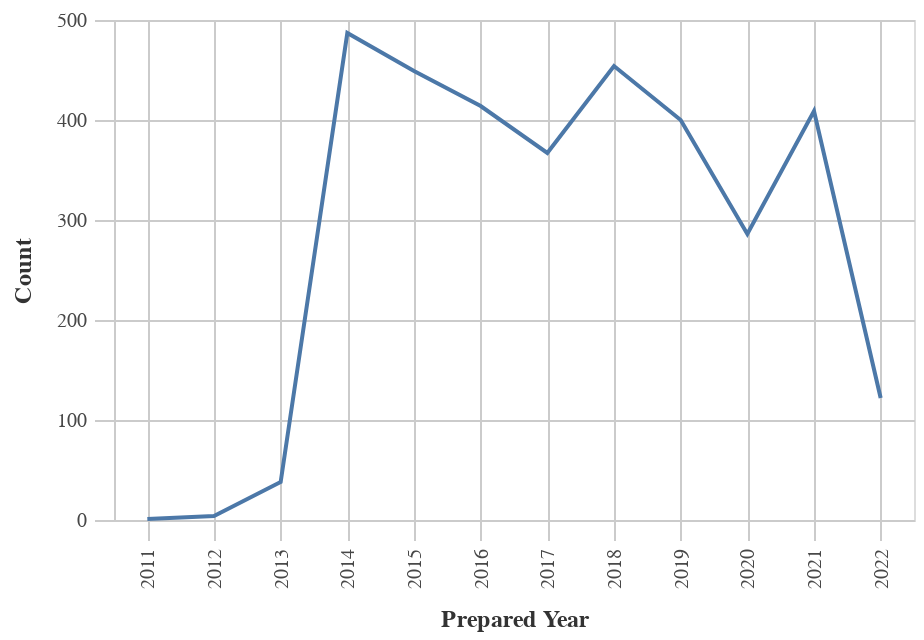

Here is the notebook cell this chart was saved with:
### Code cell
#Line chart for Obligations by Year
chart_df = (df_top>>filter(_.variable=='prepared_y')).rename(columns= {"value":"Year"})
    
chart1= (_dla_utils_reports.basic_line_chart_test_no_save(chart_df, 'Year', 'count', district)).encode(x=alt.X('Year:O', title='Prepared Year'))
    
display(HTML("<h4><strong>Obligations by Year</strong></h4>"))
chart1

### Figure 1 — Vega-Lite specification as saved in the notebook (floating-point values rounded to 4 significant figures)
{"config": {"view": {"continuousWidth": 400, "continuousHeight": 300}, "axis": {"domainColor": "#cbcbcb", "grid": true, "gridColor": "#cbcbcb", "gridWidth": 1, "labelColor": "#474747", "labelFont": "Nunito Sans", "labelFontSize": 10, "labelPadding": 4, "tickColor": "#cbcbcb", "tickSize": 10, "titleColor": "#333", "titleFont": "Raleway", "titleFontSize": 12, "titlePadding": 10}, "axisBand": {"grid": false}, "background": "white", "font": "Raleway", "header": {"labelFont": "Nunito Sans", "titleFont": "Raleway"}, "legend": {"labelColor": "#333", "labelFont": "Nunito Sans", "labelFontSize": 11, "labelLimit": 0, "padding": 1, "symbolSize": 30, "symbolType": "square", "titleColor": "#333", "titleFont": "Raleway", "titleFontSize": 14, "titlePadding": 10}, "title": {"anchor": "middle", "font": "Raleway", "fontSize": 18, "fontWeight": 300, "offset": 20}}, "data": {"name": "data-e87bb1d73ce26169b957c6cd5e1f7083"}, "mark": "line", "encoding": {"tooltip": [{"field": "Year", "type": "quantitative"}, {"field": "count", "type": "quantitative"}], "x": {"field": "Year", "title": "Prepared Year", "type": "ordinal"}, "y": {"field": "count", "title": "Count", "type": "quantitative"}}, "height": 250, "width": 400, "$schema": "https://vega.github.io/schema/vega-lite/v4.17.0.json", "datasets": {"data-e87bb1d73ce26169b957c6cd5e1f7083": [{"Year": 2014.0, "count": 487, "variable": "prepared_y"}, {"Year": 2018.0, "count": 454, "variable": "prepared_y"}, {"Year": 2015.0, "count": 449, "variable": "prepared_y"}, {"Year": 2016.0, "count": 414, "variable": "prepared_y"}, {"Year": 2021.0, "count": 409, "variable": "prepared_y"}, {"Year": 2019.0, "count": 400, "variable": "prepared_y"}, {"Year": 2017.0, "count": 367, "variable": "prepared_y"}, {"Year": 2020.0, "count": 286, "variable": "prepared_y"}, {"Year": 2022.0, "count": 122, "variable": "prepared_y"}, {"Year": 2013.0, "count": 38, "variable": "prepared_y"}, {"Year": 2012.0, "count": 4, "variable": "prepared_y"}, {"Year": 2011.0, "count": 1, "variable": "prepared_y"}]}}
